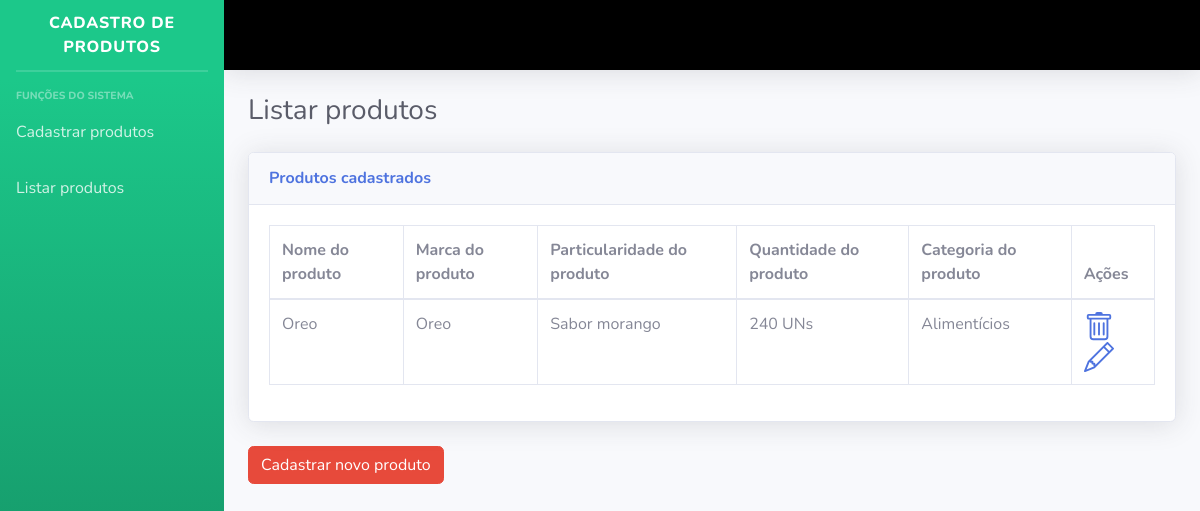
Before: /produto_listar/ with the older database file.
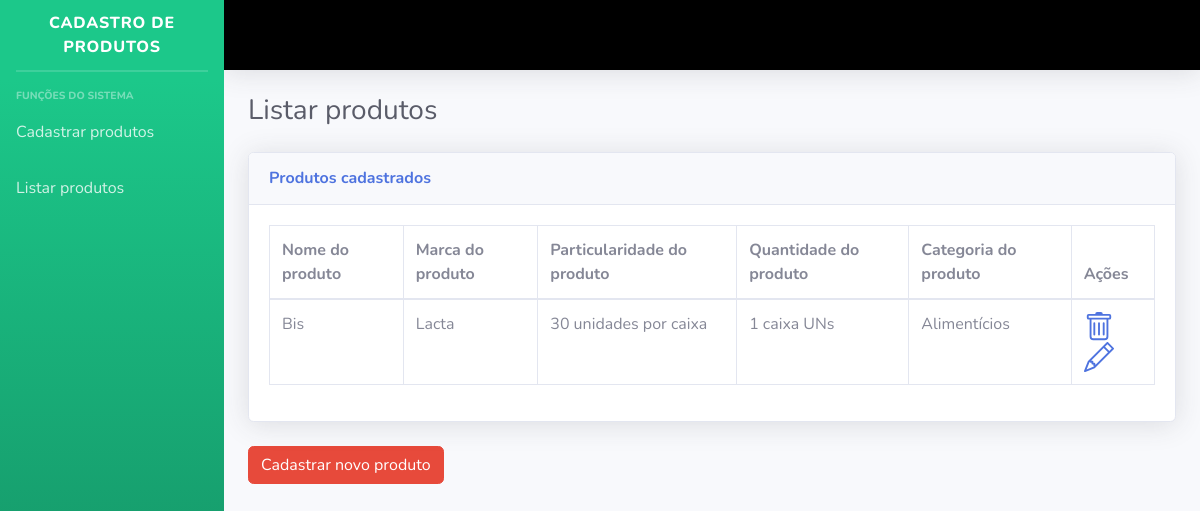
After: the same page with the newer database file.
### app_cadastro_de_produtos/models.py (models this page shows)
class Produtos(models.Model):
    nome = models.CharField(max_length=255)
    marca = models.CharField(max_length=255)
    particularidade = models.CharField(max_length=255)
    quantidade = models.CharField(max_length=255)
    categoria = models.CharField(max_length=255)

### app_cadastro_de_produtos/views.py (the view)
# urls.py: path('produto_listar/', views.produto_listar, name='produto_listar'),
def produto_listar(request):
    produto = Produtos.objects.all()
    produtos = {'lista': produto}
    return render(request, 'produto_listar.html', produtos)

### app_cadastro_de_produtos/templates/produto_listar.html (shortened to what this page needs)
{% extends 'base.html' %}
{% block title %}
Listar produtos
{% endblock title %}
{% block content %}
<div class="card shadow mb-4">
    <div class="card-header py-3">
        <h6 class="m-0 font-weight-bold text-primary">Produtos cadastrados</h6>
    </div>
    <div class="card-body">
        <div class="table-responsive">
            <table class="table table-bordered" id="dataTable" width="100%" cellspacing="0">
                <thead>
                <tr>
                    <th>Nome do produto</th>
                    <th>Marca do produto</th>
                    <th>Particularidade do produto</th>
                    <th>Quantidade do produto</th>
                    <th>Categoria do produto</th>
                    <th>Ações</th>
                </tr>
                </thead>
                <tbody>
                {% for produto in lista %}
                <tr>
                    <td>{{ produto.nome }}</td>
                    <td>{{ produto.marca }}</td>
                    <td>{{ produto.particularidade }}</td>
                    <td>{{ produto.quantidade }} UNs</td>
                    <td>{{ produto.categoria }}</td>
                    <td>
                        <a href="{% url 'produto_remover' pk=produto.pk %}">
                            <span>
                </span>
            </a>
                    <a href="{% url 'produto_editar' pk=produto.pk %}">
            <span></span>
        </a>
                    </td>
                    {% endfor %}
                </tbody>
            </table>
        </div>
    </div>
</div>
<a href="{% url 'produto_cadastrar' %}">
<button type="button" class="btn btn-danger">Cadastrar novo produto</button>
</a>
</div>
{% endblock %}

### app_cadastro_de_produtos/templates/base.html (shortened to what this page needs)
<!DOCTYPE html>
{% load static %}
<html lang="en">
<head>
    <link href="{% static 'vendor/fontawesome-free/css/all.min.css' %}" rel="stylesheet" type="text/css">
    <link href="{% static 'css/sb-admin-2.min.css' %}" rel="stylesheet">
</head>
<body id="page-top">
<div id="wrapper">
    <ul class="navbar-nav bg-gradient-success sidebar sidebar-dark accordion" id="accordionSidebar"
        >
        <a class="sidebar-brand d-flex align-items-center justify-content-center" href="{% url 'index' %}">
            <div class="sidebar-brand-text mx-3">Cadastro de produtos <sup></sup></div>
        </a>
        <hr class="sidebar-divider my-0">
        <hr class="sidebar-divider">
        <div class="sidebar-heading">
            Funções do sistema
        </div>
         <li class="nav-item">
            <a class="nav-link"
               aria-expanded="true" aria-controls="collapseTwo" href="{% url 'produto_cadastrar' %}">
                Cadastrar produtos
            </a>
             <a class="nav-link"
               aria-expanded="true" aria-controls="collapseTwo" href="{% url 'produto_listar' %}">
                Listar produtos
            </a>
    </ul>
    <div id="content-wrapper" class="d-flex flex-column">
        <div id="content">
            <nav class="navbar navbar-expand navbar-light topbar mb-4 static-top shadow"
                 style="background-color: black">
            </nav>
            <div class="container-fluid">
                <div class="d-sm-flex align-items-center justify-content-between mb-4">
                    <h1 class="h3 mb-0 text-gray-800">
                        {% block title %}
                        {% endblock title %}
                    </h1>
                </div>
                {% block content %}{% endblock %}
            </div>
        </div>
    </div>
</body>
</html>

Changed rows visible on the page:
removed Produtos: nome "Oreo", marca "Oreo", particularidade "Sabor morango", quantidade "240", categoria "Alimentícios"
added Produtos: nome "Bis", marca "Lacta", particularidade "30 unidades por caixa", quantidade "1 caixa", categoria "Alimentícios"
